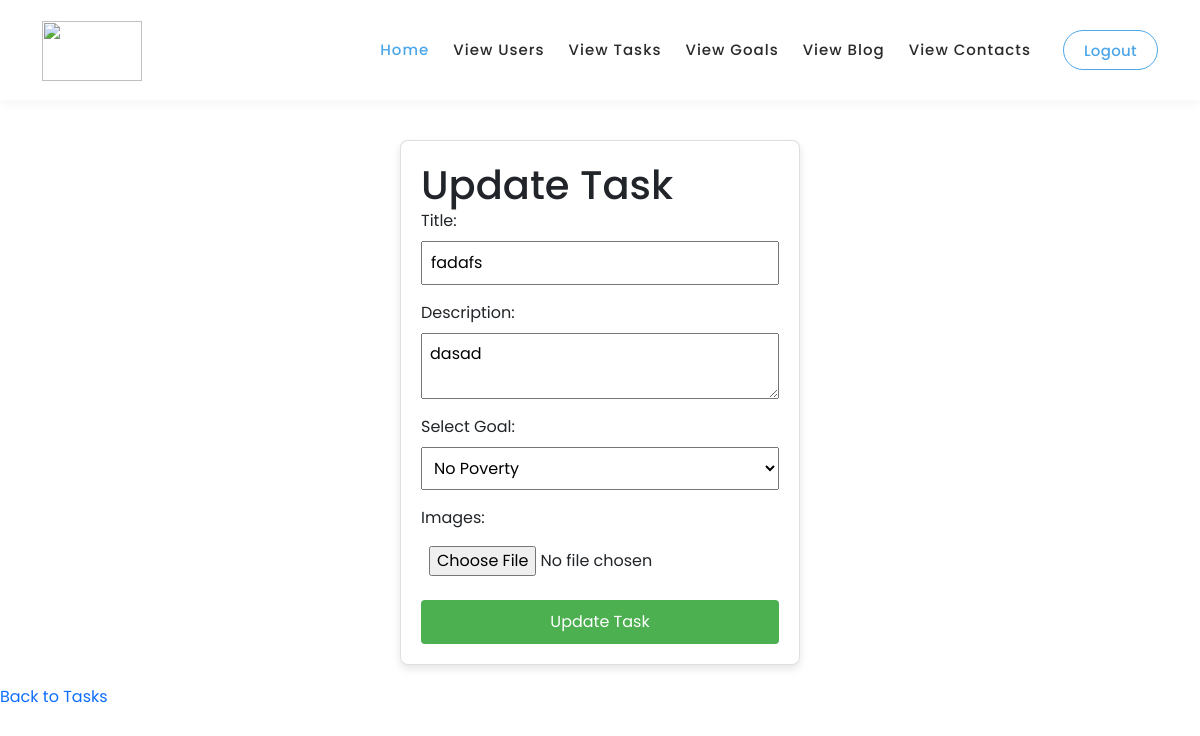
/404/update-task/1/ (signed in), run on the app's committed database.
### TaskApp/models.py (models this page shows, shortened)
class Task(models.Model):
    title = models.CharField(max_length=200)
    description = models.TextField()
    images = models.FileField(upload_to="task_images", null=True, blank=True)
    created_at = models.DateTimeField(auto_now_add=True)
    updated_at = models.DateTimeField(auto_now=True)
    goal = models.ForeignKey(Goals, on_delete=models.CASCADE)
    completed = models.BooleanField(default=False)

class Goals(models.Model):
    title = models.CharField(max_length=200)
    description = models.TextField()
    images = models.ImageField(upload_to="goal_images", null=True, blank=True)

### TaskApp/views.py (the view, shortened to what this page needs)
# urls.py: path('update-task/<int:task_id>/', update_task, name='update_task'),
@login_required
def update_task(request, task_id):
    task = get_object_or_404(Task, id=task_id)
    goals = Goals.objects.all()
    return render(request, 'update_task.html', {'task': task, 'goals': goals})

### TaskApp/templates/update_task.html (shortened to what this page needs)
{% load static %}
<!DOCTYPE html>
<html lang="en">
  <head>
    <link
      rel="stylesheet"
      type="text/css"
      href="{% static 'css/animated.css' %}"
    />
    <link
      rel="stylesheet"
      type="text/css"
      href="{% static 'css/bootstrap.min.css' %}"
    />
    <link
      rel="stylesheet"
      type="text/css"
      href="{% static 'css/fontawesome.css' %}"
    />
    <link rel="stylesheet" type="text/css" href="{% static 'css/owl.css' %}" />
    <link
      rel="stylesheet"
      type="text/css"
      href="{% static 'css/templatemo-digimedia-v1.css' %}"
    />
    <link
      rel="stylesheet"
      type="text/css"
      href="{% static 'css/templatemo-digimedia-v2.css' %}"
    />
    <link
      rel="stylesheet"
      type="text/css"
      href="{% static 'css/templatemo-digimedia-v3.css' %}"
    />
  </head>
  <body>
    <header
      class="header-area header-sticky wow slideInDown"
      data-wow-duration="0.75s"
      data-wow-delay="0s"
    >
      <div class="container">
        <div class="row">
          <div class="col-12">
            <nav class="main-nav">
              <a href="/dashboard" class="logo">
                <img style="height: 60px; width: 100px;" src="{% static 'images/sdg2.png' %}" alt="" />
              </a>
              <ul class="nav">
                <li class="scroll-to-section">
                  <a href="/dashboard" class="active">Home</a>
                </li>
                <li class="scroll-to-section">
                  <a href="/view-users">View Users</a>
                </li>
                <li class="scroll-to-section">
                  <a href="/view-tasks">View Tasks</a>
                </li>
                <li class="scroll-to-section">
                  <a href="/view-goals">View Goals</a>
                </li>
 <li class="scroll-to-section">
                  <a href="/blog_list">View Blog</a>
                </li>
                <li class="scroll-to-section">
                  <a href="/view-contacts">View Contacts</a>
                </li>
                <li class="scroll-to-section">
                  <div class="border-first-button">
                    <a href="/signout">Logout</a>
                  </div>
                </li>
              </ul>
            </nav>
          </div>
        </div>
      </div>
    </header>
    <br>
    <br>
    <br>
    <br>
    <br>
   <div class="card">
    <h1>Update Task</h1>
    <form method="post" enctype="multipart/form-data">
        <label for="title">Title:</label>
        <input type="text" name="title" value="{{ task.title }}" required>
        <label for="description">Description:</label>
        <textarea name="description" required>{{ task.description }}</textarea>
        <label for="goal">Select Goal:</label>
        <select name="goal" required>
            {% for goal in goals %}
                <option value="{{ goal.id }}" {% if goal.id == task.goal.id %}selected{% endif %}>{{ goal.title }}</option>
            {% endfor %}
        </select>
        <label for="images">Images:</label>
        <input type="file" name="images">
        <button type="submit">Update Task</button>
    </form>
</div>
    <a href="{% url 'view_tasks' %}">Back to Tasks</a>
  </body>
</html>

### TaskApp/static/css/templatemo-digimedia-v1.css (style rules this page uses)
html, body, div, span, applet, object, iframe, h1, h2, h3, h4, h5, h6, p, blockquote, div pre, a, abbr, acronym, address, big, cite, code, del, dfn, em, font, img, ins, kbd, q, s, samp, small, strike, strong, sub, sup, tt, var, b, u, i, center, dl, dt, dd, ol, ul, li, figure, header, nav, section, article, aside, footer, figcaption { margin: 0; padding: 0; border: 0; outline: 0; }
ul, li { padding: 0; margin: 0; list-style: none; }
header, nav, section, article, aside, footer, hgroup { display: block; }
* { box-sizing: border-box; }
html, body { font-family: 'Poppins', sans-serif; font-weight: 400; background-color: #fff; -ms-text-size-adjust: 100%; -webkit-font-smoothing: antialiased; -moz-osx-font-smoothing: grayscale; }
a { text-decoration: none !important; }
h1, h2, h3, h4, h5, h6 { margin-top: 0px; margin-bottom: 0px; }
ul { margin-bottom: 0px; }
img { width: 100%; overflow: hidden; }
html, body { background: #fff; font-family: 'Poppins', sans-serif; }
.border-first-button a { display: inline-block !important; padding: 10px 20px !important; color: #fa65b1 !important; border: 1px solid #fa65b1 !important; border-radius: 23px; font-weight: 500 !important; letter-spacing: 0.3px !important; transition: all .5s; }
.header-area { background-color: #fff; box-shadow: 0px 5px 8px rgba(0,0,0,0.03); position: absolute; left: 0px; right: 0px; z-index: 100; height: 100px; -webkit-transition: all .5s ease 0s; -moz-transition: all .5s ease 0s; -o-transition: all .5s ease 0s; transition: all .5s ease 0s; }
.header-area .main-nav { min-height: 80px; background: transparent; }
.header-area .main-nav .logo { float: left; -webkit-transition: all 0.3s ease 0s; -moz-transition: all 0.3s ease 0s; -o-transition: all 0.3s ease 0s; transition: all 0.3s ease 0s; }
.header-area .main-nav .logo { line-height: 100px; float: left; -webkit-transition: all 0.3s ease 0s; -moz-transition: all 0.3s ease 0s; -o-transition: all 0.3s ease 0s; transition: all 0.3s ease 0s; }
.header-area .main-nav .nav { float: right; margin-top: 30px; margin-right: 0px; background-color: transparent; -webkit-transition: all 0.3s ease 0s; -moz-transition: all 0.3s ease 0s; -o-transition: all 0.3s ease 0s; transition: all 0.3s ease 0s; position: relative; z-index: 999; }
.header-area .main-nav .nav li { padding-left: 20px; padding-right: 20px; }
.header-area .main-nav .nav li:last-child { padding-right: 0px; padding-left: 40px; }
.header-area .main-nav .nav li:last-child a , .background-header .main-nav .nav li:last-child a { padding: 0px 20px !important; font-weight: 400; }
.header-area .main-nav .nav li a { display: block; font-weight: 500; font-size: 15px; color: #2a2a2a; text-transform: capitalize; -webkit-transition: all 0.3s ease 0s; -moz-transition: all 0.3s ease 0s; -o-transition: all 0.3s ease 0s; transition: all 0.3s ease 0s; height: 40px; line-height: 40px; border: transparent; letter-spacing: 1px; }
.header-area .main-nav .nav li:hover a, .header-area .main-nav .nav li a.active { color: #fa65b1!important; }
.header-area.header-sticky { min-height: 80px; }
.header-area .nav { margin-top: 30px; }
.header-area.header-sticky .nav li a.active { color: #fa65b1; }
@media (max-width: 1200px) { .header-area .main-nav .nav li { padding-left: 12px; padding-right: 12px; } }
@media (max-width: 1200px) { .header-area .main-nav:before { display: none; } }
@media (min-width: 767px) { .header-area .main-nav .nav { display: flex !important; } }
@media (max-width: 1200px) { .header-area .main-nav .nav li:last-child { padding-left: 20px; } }

### TaskApp/templates/update_task.html (style rules this page uses)
.card { max-width: 400px; margin: 20px auto; padding: 20px; background-color: #fff; border-radius: 8px; box-shadow: 0 4px 8px rgba(0, 0, 0, 0.1); }
form { display: flex; flex-direction: column; }
label { margin-bottom: 8px; }
input[type="text"], textarea, select, input[type="file"] { margin-bottom: 16px; padding: 8px; }
button { background-color: #4caf50; color: white; padding: 10px 15px; border: none; border-radius: 4px; cursor: pointer; }

### data on the page
Task: title "fadafs", description "dasad", goal "No Poverty"
